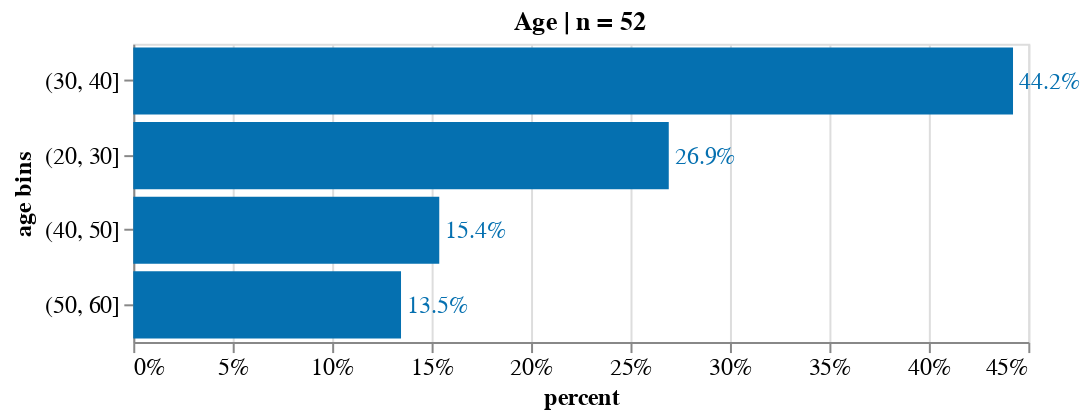

Notebook source saved alongside this figure:
### Code cell
source = count_freq_labels(df, X="age") 
n_sample = source['counts'].sum().astype(str)

# binning age for chart
bins = [20, 30, 40, 50, 60]
source['age bins'] = pd.cut(source['age'].astype(int), bins)
source = source.groupby(['age bins'])['percent'].sum().to_frame().reset_index()
source['age bins'] = source['age bins'].astype(str)

title = 'Age | n = '+ n_sample
X, Y = 'percent:Q', 'age bins:N'
w, h= 450, 150
txs, ls, ts = 12, 12, 12

chart_age = simple_per_bar(
    source, title=title, X=X, Y=Y, \
    width=w, height=h, \
    text_size = txs, label_size = ls, title_size=ts)

chart_age.display(renderer='svg')

### Figure 1 — Vega-Lite specification as saved in the notebook (floating-point values rounded to 4 significant figures)
{"config": {"view": {"continuousWidth": 400, "continuousHeight": 300}, "axis": {"labelFontSize": 12, "titleFontSize": 12}}, "layer": [{"mark": "bar", "encoding": {"color": {"condition": {"value": "orange", "test": "(datum.emotion === null)"}, "value": "#0570b0"}, "x": {"type": "quantitative", "axis": {"format": ".0%"}, "field": "percent"}, "y": {"type": "nominal", "field": "age bins", "sort": "-x"}}, "title": "Age | n = 52"}, {"mark": {"type": "text", "align": "left", "baseline": "middle", "dx": 3, "fontSize": 12}, "encoding": {"color": {"condition": {"value": "orange", "test": "(datum.emotion === null)"}, "value": "#0570b0"}, "text": {"type": "quantitative", "field": "percent", "format": ".1%"}, "x": {"type": "quantitative", "axis": {"format": ".0%"}, "field": "percent"}, "y": {"type": "nominal", "field": "age bins", "sort": "-x"}}, "title": "Age | n = 52"}], "data": {"name": "data-f0cb966dcbabc17076ac8c80145f8657"}, "height": 150, "width": 450, "$schema": "https://vega.github.io/schema/vega-lite/v4.8.1.json", "datasets": {"data-f0cb966dcbabc17076ac8c80145f8657": [{"age bins": "(20, 30]", "percent": 0.2692}, {"age bins": "(30, 40]", "percent": 0.4423}, {"age bins": "(40, 50]", "percent": 0.1538}, {"age bins": "(50, 60]", "percent": 0.1346}]}}
